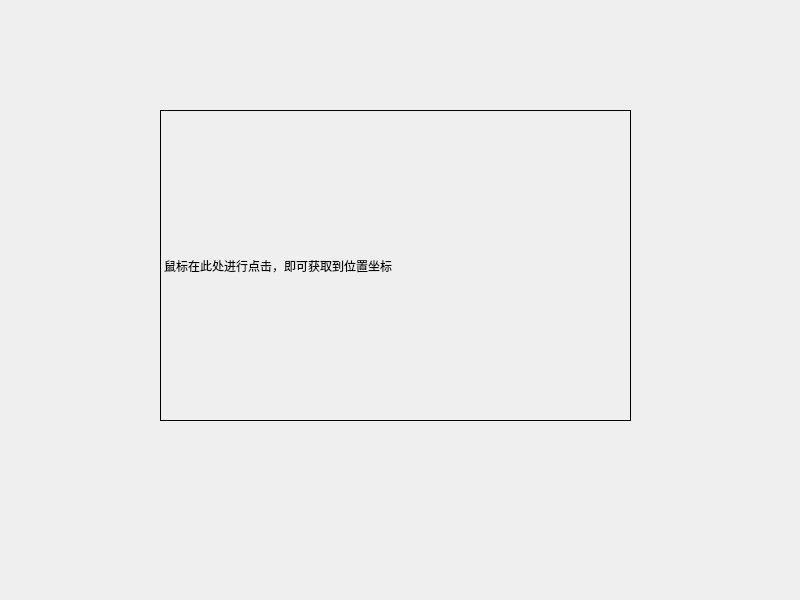
<?xml version="1.0" encoding="UTF-8"?>
<ui version="4.0">
 <class>Widget</class>
 <widget class="QWidget" name="Widget">
  <property name="geometry">
   <rect>
    <x>0</x>
    <y>0</y>
    <width>800</width>
    <height>600</height>
   </rect>
  </property>
  <property name="windowTitle">
   <string>Widget</string>
  </property>
  <widget class="Label" name="label">
   <property name="geometry">
    <rect>
     <x>160</x>
     <y>110</y>
     <width>471</width>
     <height>311</height>
    </rect>
   </property>
   <property name="frameShape">
    <enum>QFrame::Box</enum>
   </property>
   <property name="text">
    <string>鼠标在此处进行点击，即可获取到位置坐标</string>
   </property>
  </widget>
 </widget>
 <customwidgets>
  <customwidget>
   <class>Label</class>
   <extends>QLabel</extends>
   <header>label.h</header>
  </customwidget>
 </customwidgets>
 <resources/>
 <connections/>
</ui>
